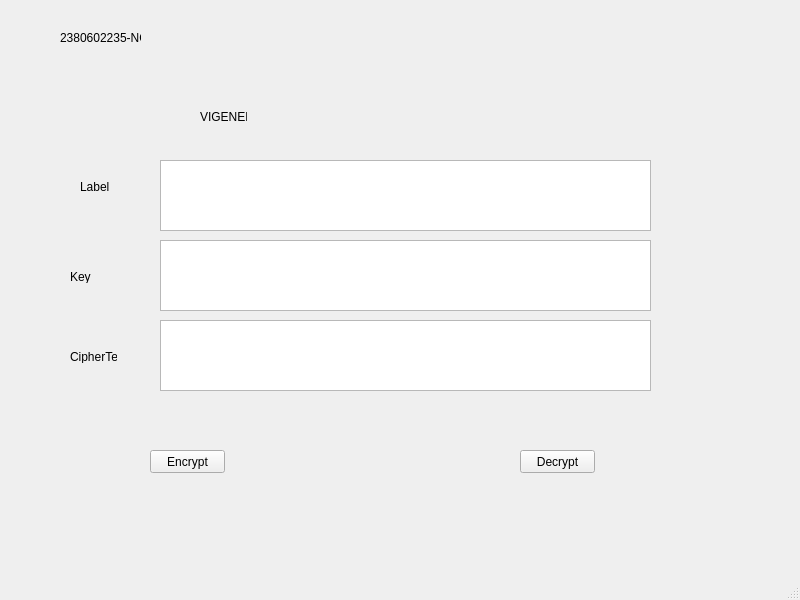
<?xml version="1.0" encoding="UTF-8"?>
<ui version="4.0">
 <class>MainWindow</class>
 <widget class="QMainWindow" name="MainWindow">
  <property name="geometry">
   <rect>
    <x>0</x>
    <y>0</y>
    <width>800</width>
    <height>600</height>
   </rect>
  </property>
  <property name="windowTitle">
   <string>MainWindow</string>
  </property>
  <widget class="QWidget" name="centralwidget">
   <widget class="QPlainTextEdit" name="plainTextEdit">
    <property name="geometry">
     <rect>
      <x>160</x>
      <y>320</y>
      <width>491</width>
      <height>71</height>
     </rect>
    </property>
   </widget>
   <widget class="QPlainTextEdit" name="plainTextEdit_2">
    <property name="geometry">
     <rect>
      <x>160</x>
      <y>240</y>
      <width>491</width>
      <height>71</height>
     </rect>
    </property>
   </widget>
   <widget class="QPlainTextEdit" name="plainTextEdit_3">
    <property name="geometry">
     <rect>
      <x>160</x>
      <y>160</y>
      <width>491</width>
      <height>71</height>
     </rect>
    </property>
   </widget>
   <widget class="QLabel" name="label">
    <property name="geometry">
     <rect>
      <x>70</x>
      <y>350</y>
      <width>47</width>
      <height>13</height>
     </rect>
    </property>
    <property name="text">
     <string>CipherText</string>
    </property>
   </widget>
   <widget class="QLabel" name="label_2">
    <property name="geometry">
     <rect>
      <x>70</x>
      <y>270</y>
      <width>47</width>
      <height>13</height>
     </rect>
    </property>
    <property name="text">
     <string>Key</string>
    </property>
   </widget>
   <widget class="QLabel" name="label_3">
    <property name="geometry">
     <rect>
      <x>80</x>
      <y>180</y>
      <width>47</width>
      <height>13</height>
     </rect>
    </property>
    <property name="text">
     <string>Label</string>
    </property>
   </widget>
   <widget class="QLabel" name="label_4">
    <property name="geometry">
     <rect>
      <x>200</x>
      <y>110</y>
      <width>47</width>
      <height>13</height>
     </rect>
    </property>
    <property name="text">
     <string>VIGENERE</string>
    </property>
   </widget>
   <widget class="QLabel" name="label_5">
    <property name="geometry">
     <rect>
      <x>60</x>
      <y>30</y>
      <width>81</width>
      <height>16</height>
     </rect>
    </property>
    <property name="text">
     <string>2380602235-NQT</string>
    </property>
   </widget>
   <widget class="QPushButton" name="pushButton">
    <property name="geometry">
     <rect>
      <x>150</x>
      <y>450</y>
      <width>75</width>
      <height>23</height>
     </rect>
    </property>
    <property name="text">
     <string>Encrypt</string>
    </property>
   </widget>
   <widget class="QPushButton" name="pushButton_2">
    <property name="geometry">
     <rect>
      <x>520</x>
      <y>450</y>
      <width>75</width>
      <height>23</height>
     </rect>
    </property>
    <property name="text">
     <string>Decrypt</string>
    </property>
   </widget>
  </widget>
  <widget class="QMenuBar" name="menubar">
   <property name="geometry">
    <rect>
     <x>0</x>
     <y>0</y>
     <width>800</width>
     <height>21</height>
    </rect>
   </property>
  </widget>
  <widget class="QStatusBar" name="statusbar"/>
 </widget>
 <resources/>
 <connections/>
</ui>
